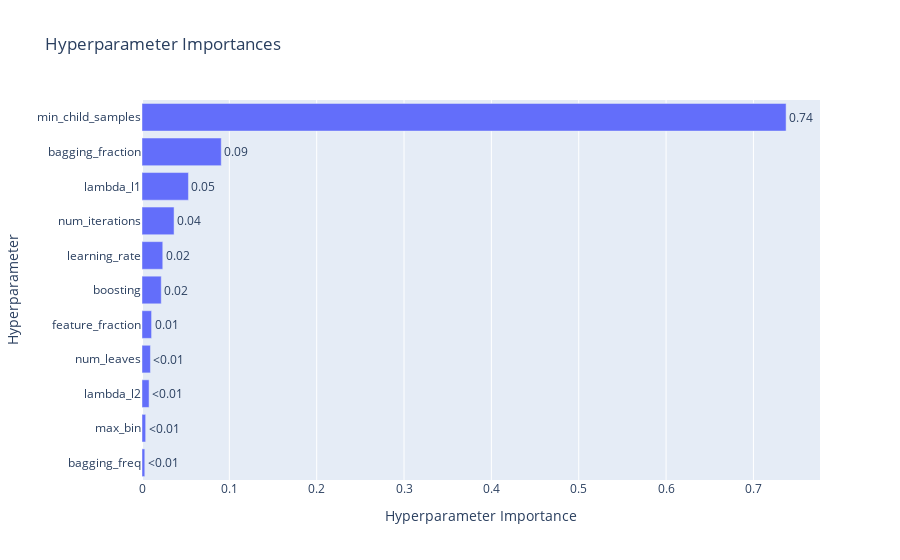

Source (notebook cell):
### Code cell
## Hyperparameter Feature Importance
from optuna.visualization import plot_param_importances
plot_param_importances(study)

### Figure 1 — Plotly figure (JSON) as saved in the notebook; plotly's stock layout.template omitted (floating-point values rounded to 4 significant figures)
{"data": [{"cliponaxis": false, "hovertemplate": ["bagging_freq (IntDistribution): 0.0031936264299345734<extra></extra>", "max_bin (IntDistribution): 0.004190913170874242<extra></extra>", "lambda_l2 (FloatDistribution): 0.008120585027202946<extra></extra>", "num_leaves (IntDistribution): 0.009657570572019263<extra></extra>", "feature_fraction (FloatDistribution): 0.010961435647408924<extra></extra>", "boosting (CategoricalDistribution): 0.02204316433796889<extra></extra>", "learning_rate (FloatDistribution): 0.023780019894283137<extra></extra>", "num_iterations (IntDistribution): 0.036717468303052704<extra></extra>", "lambda_l1 (FloatDistribution): 0.05317887345769275<extra></extra>", "bagging_fraction (FloatDistribution): 0.09073155720520475<extra></extra>", "min_child_samples (IntDistribution): 0.737424785954358<extra></extra>"], "name": "Objective Value", "orientation": "h", "text": ["<0.01", "<0.01", "<0.01", "<0.01", "0.01", "0.02", "0.02", "0.04", "0.05", "0.09", "0.74"], "textposition": "outside", "type": "bar", "x": [0.003194, 0.004191, 0.008121, 0.009658, 0.01096, 0.02204, 0.02378, 0.03672, 0.05318, 0.09073, 0.7374], "y": ["bagging_freq", "max_bin", "lambda_l2", "num_leaves", "feature_fraction", "boosting", "learning_rate", "num_iterations", "lambda_l1", "bagging_fraction", "min_child_samples"]}], "layout": {"title": {"text": "Hyperparameter Importances"}, "xaxis": {"title": {"text": "Hyperparameter Importance"}}, "yaxis": {"title": {"text": "Hyperparameter"}}}}
